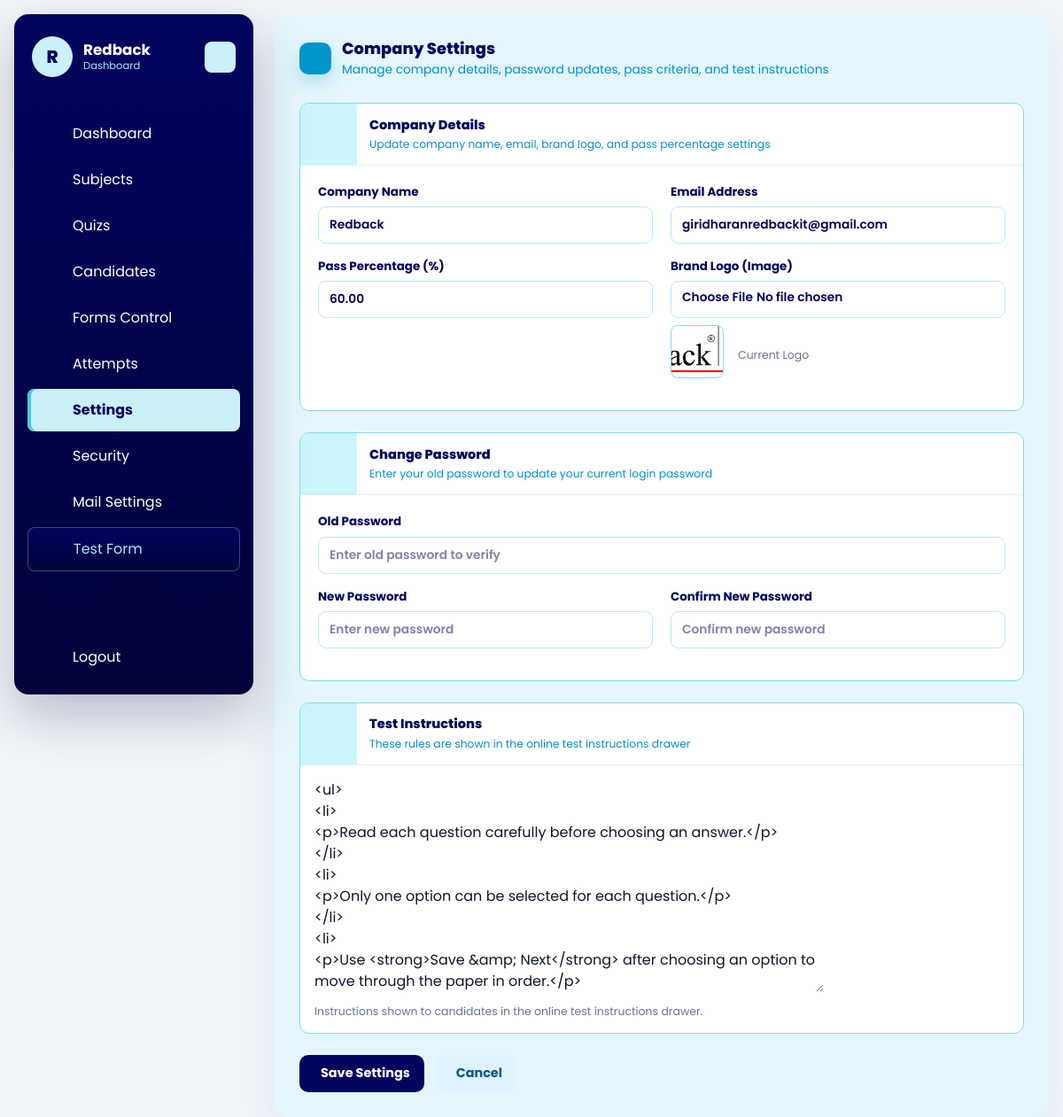
The app's page /dashboard/settings/ (signed in), older data.
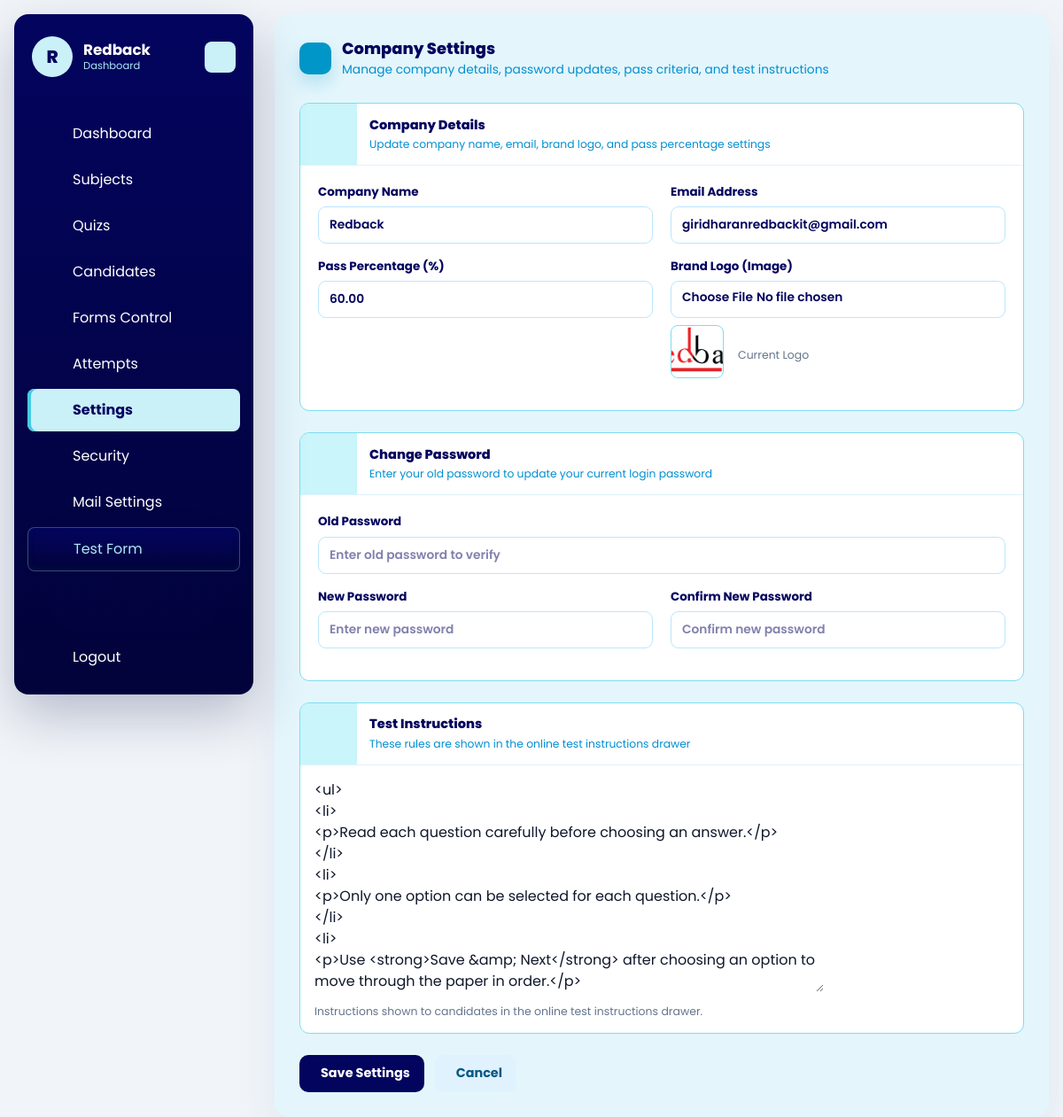
The same page, newer data.
### dashboard/models.py (models this page shows, shortened)
class Company(models.Model):
    name = models.CharField(max_length=150)
    image = models.ImageField(upload_to='company/', blank=True, null=True)
    email = models.EmailField(unique=True)
    password = models.CharField(max_length=128)
    is_active = models.BooleanField(default=True)
    test_instructions = models.TextField(
        default=DEFAULT_TEST_INSTRUCTIONS,
        blank=True,
        help_text='Instructions shown to candidates in the online test instructions drawer.',
    )
    allow_full_screen_lock = models.BooleanField(default=False)
    allow_pause_lock = models.BooleanField(default=False)
    allow_tab_switch_guard = models.BooleanField(default=False)
    allow_copy_paste_block = models.BooleanField(default=False)
    allow_right_click_disable = models.BooleanField(default=False)
    full_screen_lock = models.BooleanField(default=False)
    pause_lock = models.BooleanField(default=False)
    tab_switch_guard_enabled = models.BooleanField(default=False)
    copy_paste_block_enabled = models.BooleanField(default=False)
    right_click_disable_enabled = models.BooleanField(default=False)
    max_violation_warnings = models.PositiveIntegerField(default=3)
    exam_control_password = models.CharField(max_length=128, blank=True)
    pass_persantage = models.DecimalField(max_digits=5, decimal_places=2, default=50.00)
    mail_sender_enabled = models.BooleanField(default=False)
    smtp_host = models.CharField(max_length=255, blank=True)
    smtp_port = models.PositiveIntegerField(default=587)
    smtp_username = models.CharField(max_length=255, blank=True)
    smtp_app_key = models.CharField(max_length=255, blank=True)
    smtp_use_tls = models.BooleanField(default=True)
    smtp_from_email = models.EmailField(blank=True)
    created_at = models.DateTimeField(auto_now_add=True)
    updated_at = models.DateTimeField(auto_now=True)
    class Meta:
        ordering = ['name']
        verbose_name_plural = 'Companies'

### dashboard/views.py (the view)
# urls.py: path('settings/', views.company_profile, name='company_profile'),
@company_login_required
def company_profile(request):
    form = CompanyProfileForm(
        request.POST or None,
        request.FILES or None,
        instance=request.company,
    )
    if request.method == 'POST' and form.is_valid():
        form.save()
        messages.success(request, 'Company settings updated successfully.')
        return redirect('dashboard:company_profile')
    return render(
        request,
        'dashboard/company_settings.html',
        {'form': form, 'title': 'Company Settings'},
    )

### dashboard/forms.py (shortened to what this page needs)
class CompanyProfileForm(forms.ModelForm):
    old_password = forms.CharField(
        label='Old password',
        required=False,
        widget=forms.PasswordInput(render_value=False),
        help_text='Required only if you want to change your password.',
    )
    new_password = forms.CharField(
        label='New password',
        required=False,
        widget=forms.PasswordInput(render_value=False),
    )
    new_password_confirm = forms.CharField(
        label='Confirm new password',
        required=False,
        widget=forms.PasswordInput(render_value=False),
    )
    class Meta:
        model = Company
        fields = [
            'name',
            'image',
            'email',
            'pass_persantage',
            'test_instructions',
        ]
        widgets = {
            'test_instructions': forms.Textarea(
                attrs={
                    'rows': 10,
                    'data-tinymce': 'true',
                }
            ),
        }

### dashboard/views.py (called while the page is built)
def get_logged_in_company(request):
    company_id = request.session.get('company_id')
    if not company_id:
        return None
    return Company.objects.filter(id=company_id, is_active=True).first()

### templates/dashboard/company_settings.html (shortened to what the changed rows need)
{% extends "base.html" %}
{% load static %}
{% block content %}
{% include 'dashboard/header.html' %}
<div id="dashboard-page-content">
<section class="settings-shell">
    <div class="settings-heading">
        <div>
            <h1 class="settings-title">Company Settings</h1>
        </div>
    </div>
    <form method="post" enctype="multipart/form-data">
        <div class="settings-card">
            <div class="settings-form-body">
                <div class="settings-grid">
                    <div class="settings-field-group">
                        <label class="settings-field-label" for="id_name">Company Name</label>
                        <input type="text" name="name" id="id_name" class="settings-input" value="{{ form.name.value|default:'' }}" required>
                    </div>
                    <div class="settings-field-group">
                        <label class="settings-field-label" for="id_email">Email Address</label>
                        <input type="email" name="email" id="id_email" class="settings-input" value="{{ form.email.value|default:'' }}" required>
                    </div>
                </div>
                <div class="settings-grid">
                    <div class="settings-field-group">
                        <label class="settings-field-label" for="id_pass_persantage">Pass Percentage (%)</label>
                        <input type="number" name="pass_persantage" id="id_pass_persantage" class="settings-input" value="{{ form.pass_persantage.value|stringformat:".2f" }}" min="0" max="100" step="any" required>
                    </div>
                    <div class="settings-field-group">
                        {% if form.instance.image %}
                            <div class="settings-image-preview">
                                <img src="{{ form.instance.image.url }}" alt="Company Logo">
                                <span class="settings-help">Current Logo</span>
                            </div>
                        {% endif %}
                    </div>
                </div>
            </div>
        </div>
        <div class="settings-card">
            <div class="settings-form-body" style="padding: 16px;">
                {{ form.test_instructions }}
                {% if form.test_instructions.help_text %}
                    <p class="settings-help">{{ form.test_instructions.help_text }}</p>
                {% endif %}
            </div>
        </div>
    </form>
</section>
</div>
{% endblock %}

### templates/dashboard/header.html (shortened to what this page needs)
<aside class="dashboard-sidebar" data-dashboard-sidebar>
    <header class="dashboard-sidebar-header">
        <a href="/" class="dashboard-brand">
            <span class="dashboard-brand-mark">{{ request.company.name|default:"Company"|slice:":1"|upper }}</span>
            <span class="dashboard-brand-text">
                <strong>{{ request.company.name|default:"Company" }}</strong>
                <span>Dashboard</span>
            </span>
        </a>
        <button class="dashboard-toggler dashboard-sidebar-toggler" type="button" aria-label="Toggle sidebar">
        </button>
    </header>
    <nav class="dashboard-sidebar-nav"
        aria-label="Dashboard navigation"
        hx-boost="true"
        hx-target="#dashboard-page-content"
        hx-select="#dashboard-page-content"
        hx-push-url="true">
        <ul class="dashboard-nav-list dashboard-primary-nav">
            {% if request.session.company_id %}
                <li class="dashboard-nav-item">
                    <a href="/dashboard/" class="dashboard-nav-link" data-dashboard-nav-link data-nav-exact>
                        <span class="dashboard-nav-label">Dashboard</span>
                    </a>
                </li>
                <li class="dashboard-nav-item">
                    <a href="/dashboard/subjects/" class="dashboard-nav-link" data-dashboard-nav-link>
                        <span class="dashboard-nav-label">Subjects</span>
                    </a>
                </li>
                <li class="dashboard-nav-item">
                    <a href="/dashboard/quizzes/" class="dashboard-nav-link" data-dashboard-nav-link>
                        <span class="dashboard-nav-label">Quizs</span>
                    </a>
                </li>
                <li class="dashboard-nav-item">
                    <a href="/dashboard/candidates/" class="dashboard-nav-link" data-dashboard-nav-link>
                        <span class="dashboard-nav-label">Candidates</span>
                    </a>
                </li>
                <li class="dashboard-nav-item">
                    <a href="/dashboard/forms-control/" class="dashboard-nav-link" data-dashboard-nav-link>
                        <span class="dashboard-nav-label">Forms Control</span>
                    </a>
                </li>
                <li class="dashboard-nav-item">
                    <a href="/dashboard/attempts/" class="dashboard-nav-link" data-dashboard-nav-link>
                        <span class="dashboard-nav-label">Attempts</span>
                    </a>
                </li>
                <li class="dashboard-nav-item">
                    <a href="/dashboard/settings/" class="dashboard-nav-link" data-dashboard-nav-link>
                        <span class="dashboard-nav-label">Settings</span>
                    </a>
                </li>
                <li class="dashboard-nav-item">
                    <a href="/dashboard/settings/security/" class="dashboard-nav-link" data-dashboard-nav-link>
                        <span class="dashboard-nav-label">Security</span>
                    </a>
                </li>
                <li class="dashboard-nav-item">
                    <a href="/dashboard/settings/mail/" class="dashboard-nav-link" data-dashboard-nav-link>
                        <span class="dashboard-nav-label">Mail Settings</span>
                    </a>
                </li>
                <li class="dashboard-nav-item">
                    <a href="/quiz/start/" class="dashboard-nav-link is-accent" data-dashboard-nav-link hx-boost="false">
                        <span class="dashboard-nav-label">Test Form</span>
                    </a>
                </li>
            {% endif %}
        </ul>
        {% if request.session.company_id %}
            <ul class="dashboard-nav-list dashboard-secondary-nav">
                <li class="dashboard-nav-item">
                    <a href="/dashboard/logout/" class="dashboard-nav-link is-danger" hx-boost="false">
                        <span class="dashboard-nav-label">Logout</span>
                    </a>
                </li>
            </ul>
        {% endif %}
    </nav>
</aside>

Row changes from the older to the newer data that the page shows:
changed Company "Redback": instance.image: picture removed, a placeholder shows
